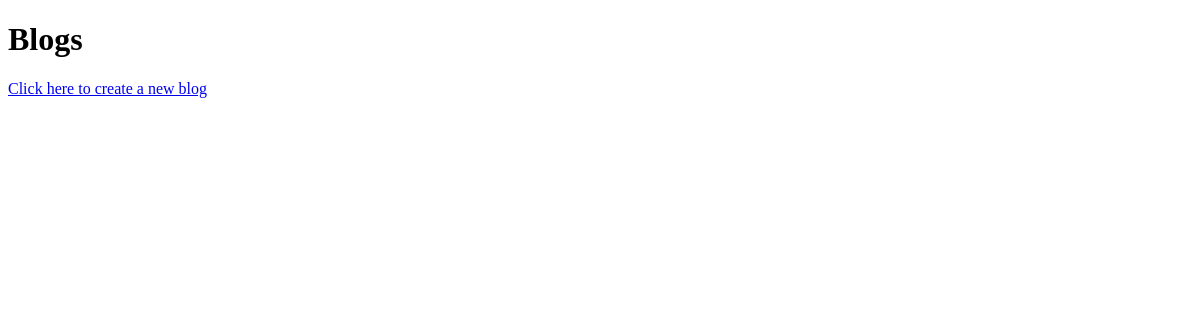
The app's page /literature/, older data.
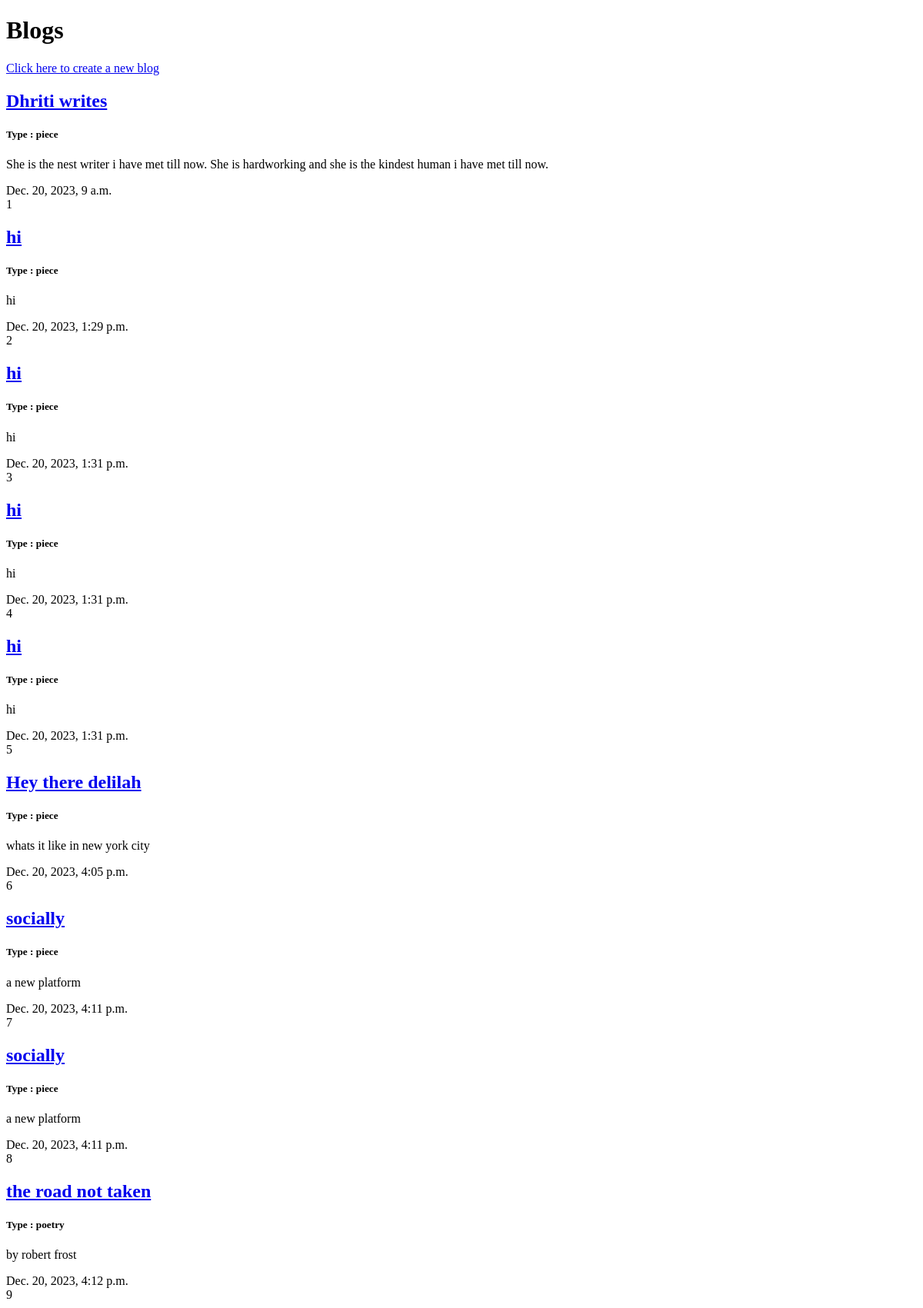
The same page, newer data.
### loginpage/models.py (models this page shows)
class Blog(models.Model):
    type = models.CharField(max_length=25)
    title = models.CharField(max_length=100)
    content = models.CharField(max_length=200)
    published_date = models.DateTimeField(blank=True,null = True)

### loginpage/views.py (the view)
# urls.py: path("literature/",views.blog_list, name="literature"),
def blog_list(request):
    blogs = Blog.objects.filter(published_date__lte=timezone.now()).order_by('published_date')
    return render(request,"blog_list.html",{'blogs':blogs})

### loginpage/templates/blog_list.html (shortened to what this page needs)
{% load static %}
<!DOCTYPE html>
<html>
    <head>
        <link rel="stylesheet" href="">
    </head>
    <body>
        <h1> Blogs </h1>
        <a href="{% url 'blog_edit' %}" >
            Click here to create a new blog </a>
        {% for blog in blogs %}
        <article class="post">
            <h2><a href="{% url 'blog_detail' pk=blog.pk %}">{{ blog.title }}</a></h2>
            <h5> Type : {{ blog.type }}</h5>
            <p>{{ blog.content|linebreaksbr }}</p>
            <time >
                {{ blog.published_date }}
            </time>
            <br>
            {{blog.pk}}
        </article>
    {% endfor %}
    </body>
</html>

Row changes from the older to the newer data that the page shows:
added Blog: title "Dhriti writes", type "piece", content "She is the nest writer i have met till now. She is hardworking and she is the kindest human i have met till now.", published_date "Dec. 20, 2023, 9 a.m.", pk "1"
added Blog: title "hi", type "piece", content "hi", published_date "Dec. 20, 2023, 1:29 p.m.", pk "2"
added Blog: title "hi", type "piece", content "hi", published_date "Dec. 20, 2023, 1:31 p.m.", pk "3"
added Blog: title "hi", type "piece", content "hi", published_date "Dec. 20, 2023, 1:31 p.m.", pk "4"
added Blog: title "hi", type "piece", content "hi", published_date "Dec. 20, 2023, 1:31 p.m.", pk "5"
added Blog: title "Hey there delilah", type "piece", content "whats it like in new york city", published_date "Dec. 20, 2023, 4:05 p.m.", pk "6"
added Blog: title "socially", type "piece", content "a new platform", published_date "Dec. 20, 2023, 4:11 p.m.", pk "7"
added Blog: title "socially", type "piece", content "a new platform", published_date "Dec. 20, 2023, 4:11 p.m.", pk "8"
added Blog: title "the road not taken", type "poetry", content "by robert frost", published_date "Dec. 20, 2023, 4:12 p.m.", pk "9"
